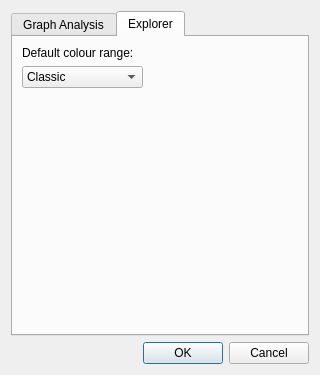
<?xml version="1.0" encoding="UTF-8"?>
<ui version="4.0">
 <class>SettingsDialog</class>
 <widget class="QDialog" name="SettingsDialog">
  <property name="windowModality">
   <enum>Qt::ApplicationModal</enum>
  </property>
  <property name="geometry">
   <rect>
    <x>0</x>
    <y>0</y>
    <width>320</width>
    <height>375</height>
   </rect>
  </property>
  <property name="minimumSize">
   <size>
    <width>320</width>
    <height>230</height>
   </size>
  </property>
  <property name="windowTitle">
   <string>Space Synatx Toolkit Settings</string>
  </property>
  <layout class="QVBoxLayout" name="verticalLayout_2">
   <item>
    <widget class="QTabWidget" name="settingsTab">
     <property name="enabled">
      <bool>true</bool>
     </property>
     <property name="currentIndex">
      <number>1</number>
     </property>
     <widget class="QWidget" name="analysisTab">
      <attribute name="title">
       <string>Graph Analysis</string>
      </attribute>
      <layout class="QFormLayout" name="formLayout">
       <item row="0" column="0">
        <widget class="QLabel" name="engineHostLabel">
         <property name="text">
          <string>depthmapXnet IP</string>
         </property>
        </widget>
       </item>
       <item row="0" column="1">
        <widget class="QLineEdit" name="engineHostEdit">
         <property name="text">
          <string>localhost</string>
         </property>
        </widget>
       </item>
       <item row="1" column="0">
        <widget class="QPushButton" name="engineTestButton">
         <property name="text">
          <string>Test</string>
         </property>
        </widget>
       </item>
       <item row="1" column="1">
        <widget class="QLineEdit" name="engineTestText">
         <property name="enabled">
          <bool>true</bool>
         </property>
         <property name="frame">
          <bool>false</bool>
         </property>
         <property name="readOnly">
          <bool>true</bool>
         </property>
        </widget>
       </item>
      </layout>
     </widget>
     <widget class="QWidget" name="explorerTab">
      <attribute name="title">
       <string>Explorer</string>
      </attribute>
      <layout class="QFormLayout" name="formLayout_2">
       <item row="2" column="0">
        <widget class="QComboBox" name="colourCombo">
         <item>
          <property name="text">
           <string>Classic</string>
          </property>
         </item>
         <item>
          <property name="text">
           <string>Red - blue</string>
          </property>
         </item>
         <item>
          <property name="text">
           <string>Greyscale</string>
          </property>
         </item>
         <item>
          <property name="text">
           <string>Monochrome</string>
          </property>
         </item>
         <item>
          <property name="text">
           <string>Classic inflection</string>
          </property>
         </item>
        </widget>
       </item>
       <item row="1" column="0">
        <widget class="QLabel" name="colourLabel">
         <property name="text">
          <string>Default colour range:</string>
         </property>
        </widget>
       </item>
      </layout>
     </widget>
    </widget>
   </item>
   <item>
    <widget class="QDialogButtonBox" name="closeButtonBox">
     <property name="orientation">
      <enum>Qt::Horizontal</enum>
     </property>
     <property name="standardButtons">
      <set>QDialogButtonBox::Cancel|QDialogButtonBox::Ok</set>
     </property>
    </widget>
   </item>
  </layout>
 </widget>
 <resources>
  <include location="resources.qrc"/>
 </resources>
 <connections>
  <connection>
   <sender>closeButtonBox</sender>
   <signal>accepted()</signal>
   <receiver>SettingsDialog</receiver>
   <slot>accept()</slot>
   <hints>
    <hint type="sourcelabel">
     <x>260</x>
     <y>335</y>
    </hint>
    <hint type="destinationlabel">
     <x>157</x>
     <y>274</y>
    </hint>
   </hints>
  </connection>
  <connection>
   <sender>closeButtonBox</sender>
   <signal>rejected()</signal>
   <receiver>SettingsDialog</receiver>
   <slot>reject()</slot>
   <hints>
    <hint type="sourcelabel">
     <x>299</x>
     <y>335</y>
    </hint>
    <hint type="destinationlabel">
     <x>286</x>
     <y>274</y>
    </hint>
   </hints>
  </connection>
 </connections>
</ui>
